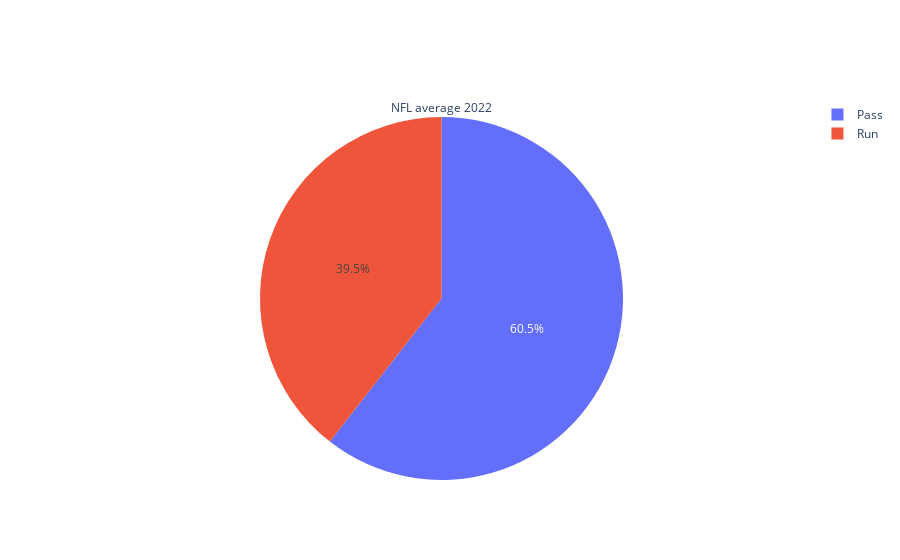

The code cell stored with this chart in its notebook:
### Code cell
fig = go.Figure(data=[go.Pie(labels=labels, values=values, title='NFL average 2022')])
fig.show()

### Figure 1 — Plotly figure (JSON) as saved in the notebook; plotly's stock layout.template omitted (floating-point values rounded to 4 significant figures)
{"data": [{"labels": ["Run", "Pass"], "title": {"text": "NFL average 2022"}, "type": "pie", "values": [851, 1306]}], "layout": {"autosize": true}}
